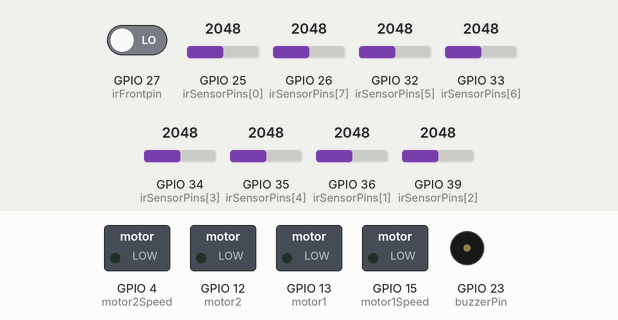
Recording of a sketch running on a simulated ESP32. On the bench: switched loads named in the sketch (green lamp = pin HIGH), buzzer (waves = sounding). Dashed ring = blinking. The inputs (shaded band) are chosen by the test bench; at power-on: GPIO 25 (irSensorPins[0]) = 2048, GPIO 36 (irSensorPins[1]) = 2048, GPIO 26 (irSensorPins[7]) = 2048, GPIO 39 (irSensorPins[2]) = 2048, GPIO 27 (irFrontpin) LOW, GPIO 32 (irSensorPins[5]) = 2048, GPIO 33 (irSensorPins[6]) = 2048, GPIO 34 (irSensorPins[3]) = 2048, GPIO 35 (irSensorPins[4]) = 2048.

Above: at 1.2 s.
1.3 s: GPIO 25 (irSensorPins[0]) set to 1141
2.8 s: GPIO 25 (irSensorPins[0]) set to 1033
At 4.0 s:
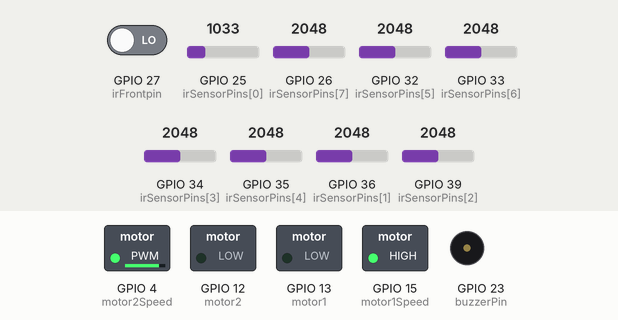
4.3 s: GPIO 36 (irSensorPins[1]) set to 1060
At 4.7 s:
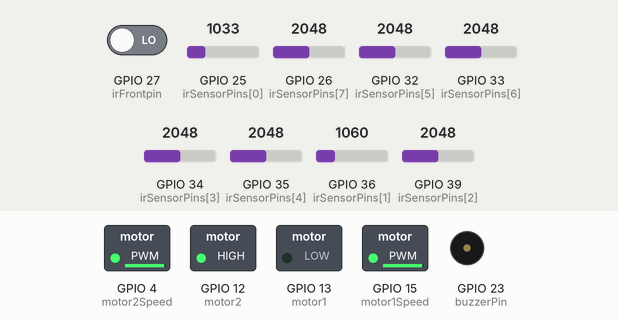
7.3 s: GPIO 36 (irSensorPins[1]) set to 1172
At 8.8 s:
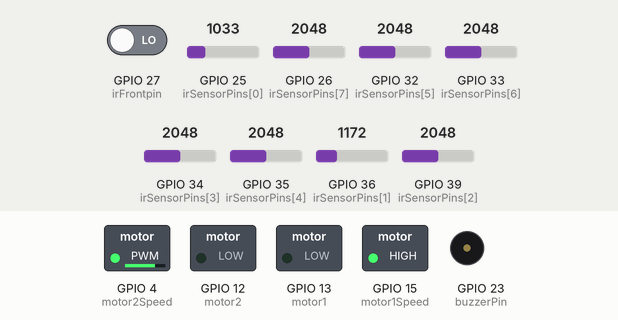
9.3 s: GPIO 26 (irSensorPins[7]) set to 2866
At 10.3 s:
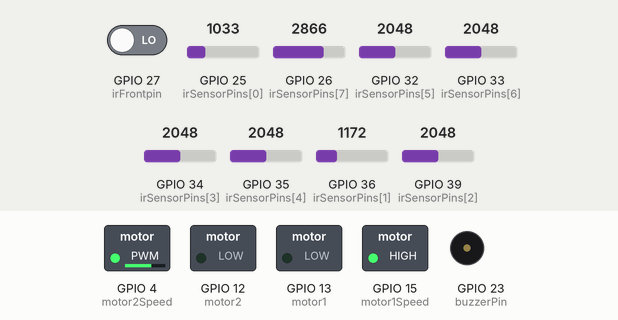
10.8 s: GPIO 39 (irSensorPins[2]) set to 215
At 11.4 s:
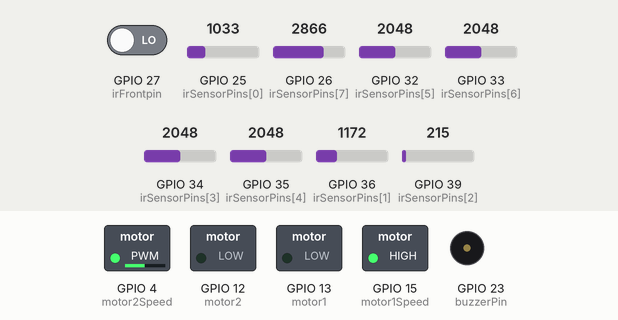
Timing chart, 0 to 13.3 s (numbered marks = the images above; inputs shaded):
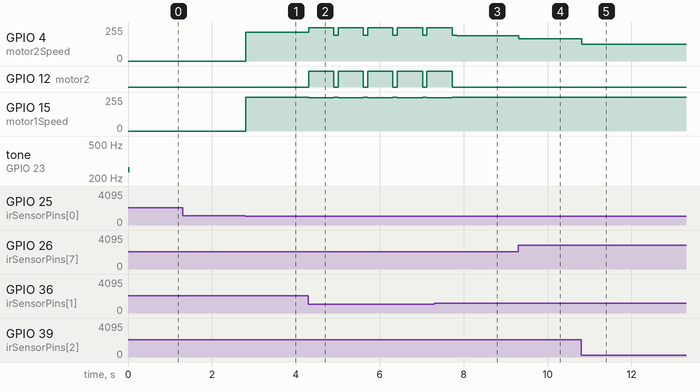

Measured:
- the behaviour switches between 1100 and 1099 on GPIO 25 (irSensorPins[0]) (found by bisection; images 0 and 1)
- the behaviour switches between 1099 and 1100 on GPIO 36 (irSensorPins[1]) (found by bisection; images 2 and 3)
- after the input at 1.3 s, every drawn part: stays the same
- after the input at 2.8 s, GPIO 4 (motor2Speed): 0/255 → 216/255 at once; GPIO 15 (motor1Speed): 0/255 → 255/255 at once
- after the input at 4.3 s, GPIO 4 (motor2Speed): alternates 250/255 for 0.60 s and 195/255 for 0.10 s, starting at once; GPIO 12 (motor2): alternates HIGH for 0.60 s and LOW for 0.10 s, starting at once; GPIO 15 (motor1Speed): alternates 255/255 for 0.10 s and 250/255 for 0.60 s, starting at once
- after the input at 7.3 s, GPIO 12 (motor2): goes on until 7.7 s, then stays LOW; GPIO 15 (motor1Speed): goes on until 7.7 s, then stays 255/255
- after the input at 9.3 s, GPIO 4 (motor2Speed): 191/255 → 166/255 at once
- after the input at 10.8 s, GPIO 4 (motor2Speed): 166/255 → 124/255 at once

The sketch:

src.ino
```cpp
#include "motors.h"
#include "qtr.h"
// #include "tcs.h"  // dont need it in ARC
#include "buzzer.h"
#include "pid.h"

int turningSpeed= 250; //speed that it turns with
int turningTimeR= 600; //time to turn Right
int turningTimeL= 650; //time to turn Left
//int motorspeed1 = 150;  hadi mkch mnha
//int motorspeed2 = 150;  also hadi

/*start main*/
void setup()
{
  //motor setup
  pinMode(motor1, OUTPUT);
  pinMode(motor2, OUTPUT);
  pinMode(motor1Speed, OUTPUT);
  pinMode(motor2Speed, OUTPUT);

  //qtr setup
  for (int i = 0; i < SensorCount; i++)
  {
    pinMode(irSensorPins[i], INPUT);
  }

  //tcs setup
  //gammaSetup();
  // ledSetup();

  //buzzer setup
  pinMode(buzzerPin, OUTPUT);
  //indicate the beginning of the end
  buzzer();

}


void loop()
{
  //this should be enough for line following

  irScan();
  detectPostion();

  if (!irNothing)
   {   //checks for line existance
      if(irMid)
       {                                                       //no intersections
         pidControl();                                         //apply correction speed
         forward(motorspeeda,motorspeedb );
       }

      else if(irRight)
      {
        right(turningSpeed, turningSpeed);
        delay(turningTimeR);
        forward(motorspeeda,motorspeedb );
        delay(100);
      }

      else if(irLeft)
      {
        left(turningSpeed, turningSpeed);
         delay(turningTimeL);
        forward(motorspeeda,motorspeedb );
        delay(100);
      }
   }

  else         // when it doesn't find a line
   {
         pidControl();
         forward(motorspeeda,motorspeedb );
  }
}
```

buzzer.h
```cpp
#include <esp32-hal-timer.h>
//needs change
//make sure to know the hardware timer pins
#define buzzerPin 23

hw_timer_t *buzzerTimer = NULL;

void buzzerCallback()
{
  noTone(buzzerPin);
  digitalWrite(buzzerPin, LOW); // Turn off the buzzer pin
}

void buzzer()
{
  tone(buzzerPin, 250);
//interrupt hardware timer to stop buzzing without stoping code
//100% not chatgpt
  if (buzzerTimer == NULL)
  {
    buzzerTimer = timerBegin(0, 80, true); // Use timer 0 with prescaler 80 and counting up
    timerAttachInterrupt(buzzerTimer, &buzzerCallback, true); // Attach the callback function
    timerAlarmWrite(buzzerTimer, 40000, false); // Set the alarm for 100ms
    timerAlarmEnable(buzzerTimer); // Enable the timer alarm
  } else
  {
    //timerRestart(buzzerTimer); // Restart the timer
  }
}
```

motors.h
```cpp
/*motors*/
//needs change
#define motor1      13   // right wheel
#define motor2      12   // left wheel
#define motor1Speed 15	 // right wheel speed
#define motor2Speed 4	 // left wheel speed


void back(int speed1, int speed2)
{
	digitalWrite(motor1,1);
	digitalWrite(motor2,1);

	analogWrite(motor1Speed,speed1);
	analogWrite(motor2Speed,speed2);
}

void forward(int speed1,int speed2)
{
	digitalWrite(motor1,0);
	digitalWrite(motor2,0);

	analogWrite(motor1Speed,speed1);
	analogWrite(motor2Speed,speed2);
}

void right(int speed1,int speed2)
{
	digitalWrite(motor1,0);
	digitalWrite(motor2,1);

	analogWrite(motor1Speed,speed1);
	analogWrite(motor2Speed,speed2);
}

void left(int speed1,int speed2)
{
	digitalWrite(motor1,1);
	digitalWrite(motor2,0);

	analogWrite(motor1Speed,speed1);
	analogWrite(motor2Speed,speed2);
}

//allows bidirectional control from one function
void setMotors(int speed1, int speed2)
{
	if (speed1 > 0) digitalWrite(motor1,0);
	else digitalWrite(motor1,1);
	analogWrite(motor1Speed,abs(speed1));

	if (speed2 > 0) digitalWrite(motor2,0);
	else digitalWrite(motor2,1);
	analogWrite(motor2Speed,abs(speed2));
}
```

pid.h
```cpp
 float Kp = 0.15; //related to the proportional control term;
//change the value by trial-and-error (ex: 0.07).
float Ki = 0.0000; //related to the integral control term;
//change the value by trial-and-error (ex: 0.0008).
float Kd = 0.135; //related to the derivative control term;
//change the value by trial-and-error (ex: 0.6).

int P;
int I;
int D;
int lastError = 0;

// Motor speed variables (choose between 0 - no speed, and 255 - maximum speed)
const uint8_t maxspeeda = 255;
const uint8_t maxspeedb = 255;

const uint8_t minspeeda = 60;
const uint8_t minspeedb = 60;

const uint8_t basespeeda = 250;
const uint8_t basespeedb = 250;

int motorspeeda=0;
int motorspeedb=0;

//calcs corrected motor speeds
void pidControl()
{
  int error = 3500 - position; //3500 is the ideal position (the center)

  P = error;
  I = I + error;
  D = error - lastError;
  lastError = error;

  int motorspeed = P*Kp + I*Ki + D*Kd; //calculate the correction

  motorspeeda = basespeeda - motorspeed;
  motorspeedb = basespeedb + motorspeed;

  if (motorspeeda > maxspeeda) {
    motorspeeda = maxspeeda;
  }
  if (motorspeedb > maxspeedb) {
    motorspeedb = maxspeedb;
  }
  if (motorspeeda < minspeeda) {
    motorspeeda = minspeeda;
  }
  if (motorspeedb < minspeedb) {
    motorspeedb = minspeedb;
  }
}
```

qtr.h
```cpp
/*ir sensors*/
//needs change
#define SensorCount 8

const int irSensorPins[SensorCount] = {25, 36, 39, 34, 35, 32, 33, 26};

uint16_t sensorValues[SensorCount];
uint16_t avgsensorValues[SensorCount][5];

//uint16_t position;
float position;

uint16_t readsum;

const int leftbound = 2000;            //3000;
const int rightbound = 5000;           //4000;

const int thres = 1100;                //threshhold value, max sensor reading is 4095

bool irFull = false;
bool irRight = false;
bool irLeft = false;
bool irNothing = false;
bool irMid = false;

const int thresFr=1000;

const int irFrontpin = 27;
int frontReading ;
bool irFront = false;

void irScan()
{
          // Read each sensor 5 times and store the readings in an array
for (int j = 0; j < 5; j++)
{
	for (int i = 0; i < SensorCount; i++)
	{
      avgsensorValues[i][j] = analogRead(irSensorPins[i]);
    }
}

// Calculate the average value for each sensor
for (int i = 0; i < SensorCount; i++)
{
  int sum = 0;
  for (int j = 0; j < 5; j++)
  {
    sum += avgsensorValues[i][j];
  }
  sensorValues[i] = sum / 5;
}

frontReading = digitalRead(irFrontpin);

	//resets vars
	position=0;
	readsum=0;
	int i;

	// calculating weighted average
	for(i=0; i< SensorCount; i++)
	{
		position+= i*1000*sensorValues[i];
		readsum+= sensorValues[i];
	}

	if( readsum>0) {position = position/readsum;}
	// value is between 0 and 7000
	// 0 to the right, 1000 for each sensor
	// 7000 to the left
}

void detectPostion()
{
	irFront= false;
	//front ir check
	if(frontReading =HIGH )
	{
		irFront=true;
	}

	irFull= false, irRight= false, irLeft= false, irNothing= false, irMid= false;


	if ( sensorValues[0]>= thres && sensorValues[1] >= thres && sensorValues[2] >= thres && sensorValues[3] >= thres &&
		sensorValues[4] >= thres && sensorValues[5] >= thres && sensorValues[6] >= thres && sensorValues[7] >= thres )
		{
		  irFull=true;
	    }


	else if ((sensorValues[0]>= thres ) && (sensorValues[1] >= thres) && (sensorValues[7]<thres ) && (sensorValues[6]<thres))
	  {
		irLeft=true;
	  }


	else if ((sensorValues[7]>= thres ) && (sensorValues[6] >= thres) && (sensorValues[0]<thres ) && (sensorValues[1]<thres))
	  {
		irRight=true;
	  }


	else if( ( sensorValues[3]>=thres || sensorValues[4]>=thres ))
	  {
		irMid=true;
	  }
	else
	{
	    irNothing=true;
	}
}
```
